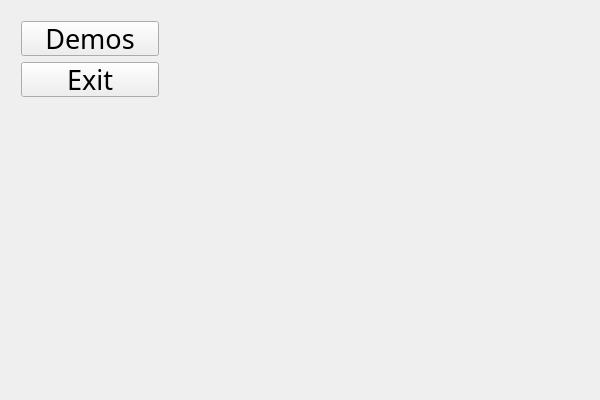
<?xml version="1.0" encoding="UTF-8"?>
<ui version="4.0">
 <class>PecanEditorMainPageClass</class>
 <widget class="QWidget" name="PecanEditorMainPageClass">
  <property name="geometry">
   <rect>
    <x>0</x>
    <y>0</y>
    <width>600</width>
    <height>400</height>
   </rect>
  </property>
  <property name="windowTitle">
   <string>PecanEditorMainPage</string>
  </property>
  <widget class="QWidget" name="verticalLayoutWidget">
   <property name="geometry">
    <rect>
     <x>10</x>
     <y>10</y>
     <width>160</width>
     <height>98</height>
    </rect>
   </property>
   <layout class="QVBoxLayout" name="verticalLayout">
    <item>
     <widget class="QPushButton" name="demosButton">
      <property name="font">
       <font>
        <family>Calibri Light</family>
        <pointsize>20</pointsize>
        <bold>false</bold>
       </font>
      </property>
      <property name="text">
       <string>Demos</string>
      </property>
     </widget>
    </item>
    <item>
     <widget class="QPushButton" name="exitButton">
      <property name="font">
       <font>
        <family>Calibri Light</family>
        <pointsize>20</pointsize>
       </font>
      </property>
      <property name="text">
       <string>Exit</string>
      </property>
     </widget>
    </item>
   </layout>
  </widget>
 </widget>
 <layoutdefault spacing="6" margin="11"/>
 <resources/>
 <connections/>
</ui>
